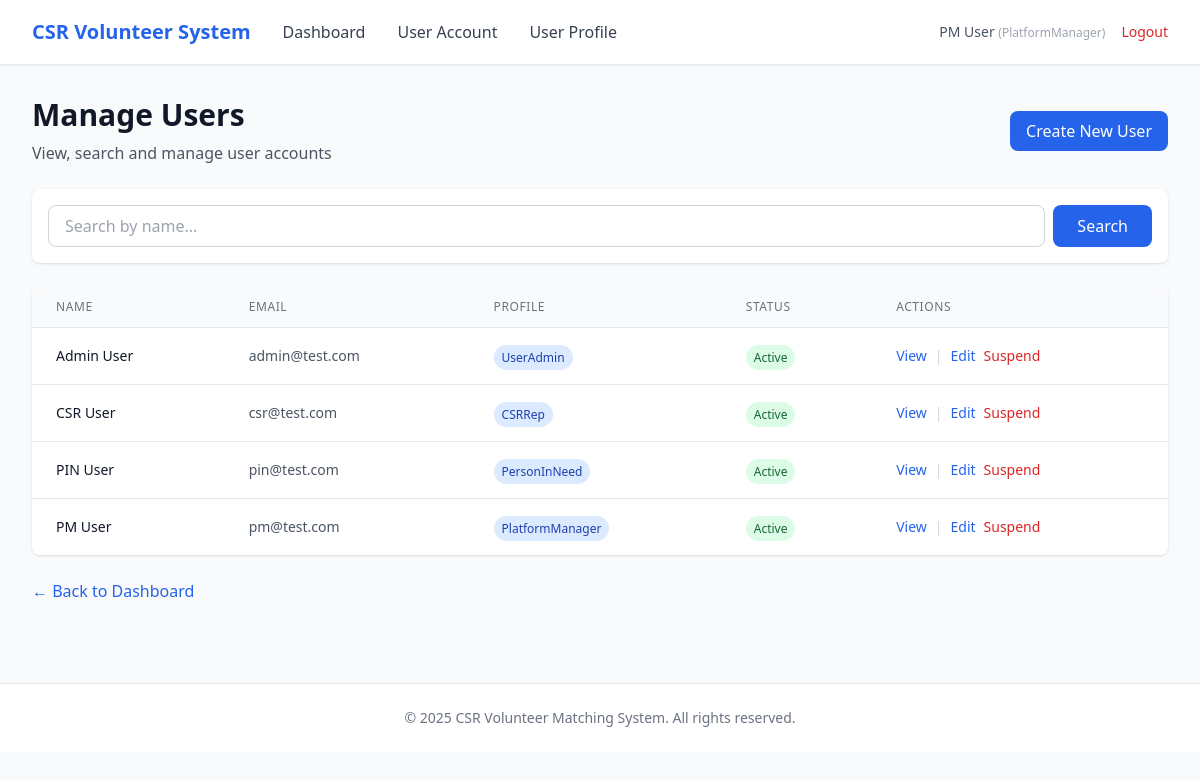
The page /admin/users (signed in) on the database its author committed.
### app/entity/user_account.py (models this page shows, shortened)
class UserAccount(UserMixin, db.Model):
    __tablename__ = "user_accounts"
    userID = db.Column(db.Integer, primary_key=True, autoincrement=True)  # explicit auto increment
    name = db.Column(db.String(100), nullable=False)
    email = db.Column(db.String(120), nullable=False, unique=True, index=True)
    _password = db.Column("password", db.String(255), nullable=False)
    age = db.Column(db.Integer)
    phoneNumber = db.Column(db.String(20))
    isActive = db.Column(db.Boolean, default=True)
    profileID = db.Column(db.Integer, db.ForeignKey("user_profiles.profileID"), nullable=False)
    profile = db.relationship("UserProfile", back_populates="users", lazy=True)
    @property
    def password(self):
        raise AttributeError("Password is write-only.")
    @password.setter
    def password(self, raw):
        self._password = generate_password_hash(raw)

### app/entity/user_profile.py (models this page shows)
class UserProfile(db.Model):
    __tablename__ = "user_profiles"
    profileID   = db.Column(db.Integer, primary_key=True, autoincrement=True)  # explicit auto increment
    profileName = db.Column(db.String(50), nullable=False, unique=True)
    description = db.Column(db.String(255))
    isActive    = db.Column(db.Boolean, default=True)
    users = db.relationship("UserAccount", back_populates="profile", lazy=True)

### app/boundary/routes.py (the view)
@boundary_bp.route("/admin/users")
@login_required
def admin_users():
    from app.entity.user_account import UserAccount
    from app.control.useradmin_searchUserAccount_controller import UserAdminSearchUserAccountController
    search_query = request.args.get("search", "").strip()
    page = request.args.get("page", 1, type=int)
    per_page = 10
    if search_query:
        users = UserAdminSearchUserAccountController().searchAccountByName(search_query)
        total = len(users)
        start = (page - 1) * per_page
        end = start + per_page
        pagination_users = users[start:end]
        class Pagination:
            def __init__(self, page, per_page, total, items):
                self.page = page
                self.per_page = per_page
                self.total = total
                self.items = items
                self.pages = (total + per_page - 1) // per_page
                self.has_prev = page > 1
                self.has_next = page < self.pages
                self.prev_num = page - 1
                self.next_num = page + 1
        pagination = Pagination(page, per_page, total, pagination_users)
    else:
        pagination = UserAccount.query.paginate(page=page, per_page=per_page, error_out=False)
    return render_template(
        "admin/users.html",
        users=pagination.items,
        pagination=pagination,
        search_query=search_query,
    )

### app/entity/user_account.py (called while the page is built)
@login_manager.user_loader
def load_user(user_id):
    return UserAccount.query.get(int(user_id))

### app/templates/admin/users.html (shortened to what this page needs)
{% extends "base.html" %}
{% block nav_links %}
<a href="{{ url_for('boundary.admin_dashboard') }}" class="text-gray-700 hover:text-primary">Dashboard</a>
<a href="{{ url_for('boundary.admin_users') }}" class="text-gray-700 hover:text-primary">User Account</a>
<a href="{{ url_for('boundary.admin_profiles') }}" class="text-gray-700 hover:text-primary">User Profile</a>
{% endblock %}
{% block content %}
<div class="mb-6 flex justify-between items-center">
    <div>
        <h1 class="text-3xl font-bold text-gray-900">Manage Users</h1>
        <p class="text-gray-600 mt-2">View, search and manage user accounts</p>
    </div>
    <a href="{{ url_for('boundary.admin_create_user') }}"
       class="px-4 py-2 bg-primary text-white rounded-lg hover:bg-blue-700 transition">
        Create New User
    </a>
</div>
<div class="bg-white rounded-lg shadow mb-6 p-4">
    <form method="GET" action="{{ url_for('boundary.admin_users') }}" class="flex gap-2">
        <input type="text"
               name="search"
               value="{{ search_query }}"
               placeholder="Search by name..."
               class="flex-1 px-4 py-2 border border-gray-300 rounded-lg focus:ring-2 focus:ring-primary focus:border-transparent">
        <button type="submit"
                class="px-6 py-2 bg-primary text-white rounded-lg hover:bg-blue-700 transition">
            Search
        </button>
    </form>
</div>
<div class="bg-white rounded-lg shadow overflow-hidden">
    <table class="min-w-full divide-y divide-gray-200">
        <thead class="bg-gray-50">
            <tr>
                <th class="px-6 py-3 text-left text-xs font-medium text-gray-500 uppercase tracking-wider">Name</th>
                <th class="px-6 py-3 text-left text-xs font-medium text-gray-500 uppercase tracking-wider">Email</th>
                <th class="px-6 py-3 text-left text-xs font-medium text-gray-500 uppercase tracking-wider">Profile</th>
                <th class="px-6 py-3 text-left text-xs font-medium text-gray-500 uppercase tracking-wider">Status</th>
                <th class="px-6 py-3 text-left text-xs font-medium text-gray-500 uppercase tracking-wider">Actions</th>
            </tr>
        </thead>
        <tbody class="bg-white divide-y divide-gray-200">
            {% for user in users %}
            <tr>
                <td class="px-6 py-4 whitespace-nowrap">
                    <div class="text-sm font-medium text-gray-900">{{ user.name }}</div>
                </td>
                <td class="px-6 py-4 whitespace-nowrap">
                    <div class="text-sm text-gray-600">{{ user.email }}</div>
                </td>
                <td class="px-6 py-4 whitespace-nowrap">
                    <span class="px-2 py-1 text-xs font-medium rounded-full bg-blue-100 text-blue-800">
                        {{ user.profile.profileName }}
                    </span>
                </td>
                <td class="px-6 py-4 whitespace-nowrap">
                    {% if user.isActive %}
                        <span class="px-2 py-1 text-xs font-medium rounded-full bg-green-100 text-green-800">Active</span>
                    {% else %}
                        <span class="px-2 py-1 text-xs font-medium rounded-full bg-red-100 text-red-800">Suspended</span>
                    {% endif %}
                </td>
                <td class="px-6 py-4 whitespace-nowrap text-sm">
                    <div class="flex gap-2 items-center">
                        <a href="{{ url_for('boundary.admin_view_user', user_id=user.userID) }}"
                           class="text-blue-600 hover:text-blue-800">View</a>
                        <span class="text-gray-300">|</span>
                        <a href="{{ url_for('boundary.admin_edit_user', user_id=user.userID) }}"
                           class="text-blue-600 hover:text-blue-800">Edit</a>
                        {% if user.isActive %}
                            <form method="POST" action="{{ url_for('boundary.admin_suspend_user', user_id=user.userID) }}" class="inline">
                                <button type="submit" class="text-red-600 hover:text-red-800">Suspend</button>
                            </form>
                        {% else %}
                            <form method="POST" action="{{ url_for('boundary.admin_activate_user', user_id=user.userID) }}" class="inline">
                                <button type="submit" class="text-green-600 hover:text-green-800">Activate</button>
                            </form>
                        {% endif %}
                    </div>
                </td>
            </tr>
            {% endfor %}
        </tbody>
    </table>
</div>
<div class="mt-6">
    <a href="{{ url_for('boundary.admin_dashboard') }}"
       class="text-primary hover:text-blue-700">
        ← Back to Dashboard
    </a>
</div>
{% endblock %}

### app/templates/base.html (shortened to what this page needs)
<!DOCTYPE html>
<html lang="en">
<head>
    <script src="https://cdn.tailwindcss.com"></script>
</head>
<body class="bg-gray-50 min-h-screen">
    {% if current_user.is_authenticated %}
    <nav class="bg-white shadow-sm border-b border-gray-200">
        <div class="max-w-7xl mx-auto px-4 sm:px-6 lg:px-8">
            <div class="flex justify-between items-center h-16">
                <div class="flex items-center gap-8">
                    <a href="{{ url_for('boundary.login') }}" class="text-xl font-bold text-primary">
                        CSR Volunteer System
                    </a>
                    {% block nav_links %}{% endblock %}
                </div>
                <div class="flex items-center gap-4">
                    <span class="text-sm text-gray-600">
                        {{ current_user.name }}
                        <span class="text-xs text-gray-400">({{ current_user.profile.profileName }})</span>
                    </span>
                    <a href="{{ url_for('boundary.logout') }}" class="text-sm text-red-600 hover:text-red-700">
                        Logout
                    </a>
                </div>
            </div>
        </div>
    </nav>
    {% endif %}
    <main class="max-w-7xl mx-auto px-4 sm:px-6 lg:px-8 py-8">
        {% block content %}{% endblock %}
    </main>
    <footer class="bg-white border-t border-gray-200 mt-12">
        <div class="max-w-7xl mx-auto px-4 sm:px-6 lg:px-8 py-6">
            <p class="text-center text-sm text-gray-500">
                &copy; 2025 CSR Volunteer Matching System. All rights reserved.
            </p>
        </div>
    </footer>
</body>
</html>

### rows shown on the page
UserAccount: name "PM User", email "pm@test.com", profile.profileName "PlatformManager", isActive "Active"
UserProfile: profile.profileName "PlatformManager"
UserAccount: name "Admin User", email "admin@test.com", profile.profileName "UserAdmin", isActive "Active"
UserAccount: name "CSR User", email "csr@test.com", profile.profileName "CSRRep", isActive "Active"
UserAccount: name "PIN User", email "pin@test.com", profile.profileName "PersonInNeed", isActive "Active"
